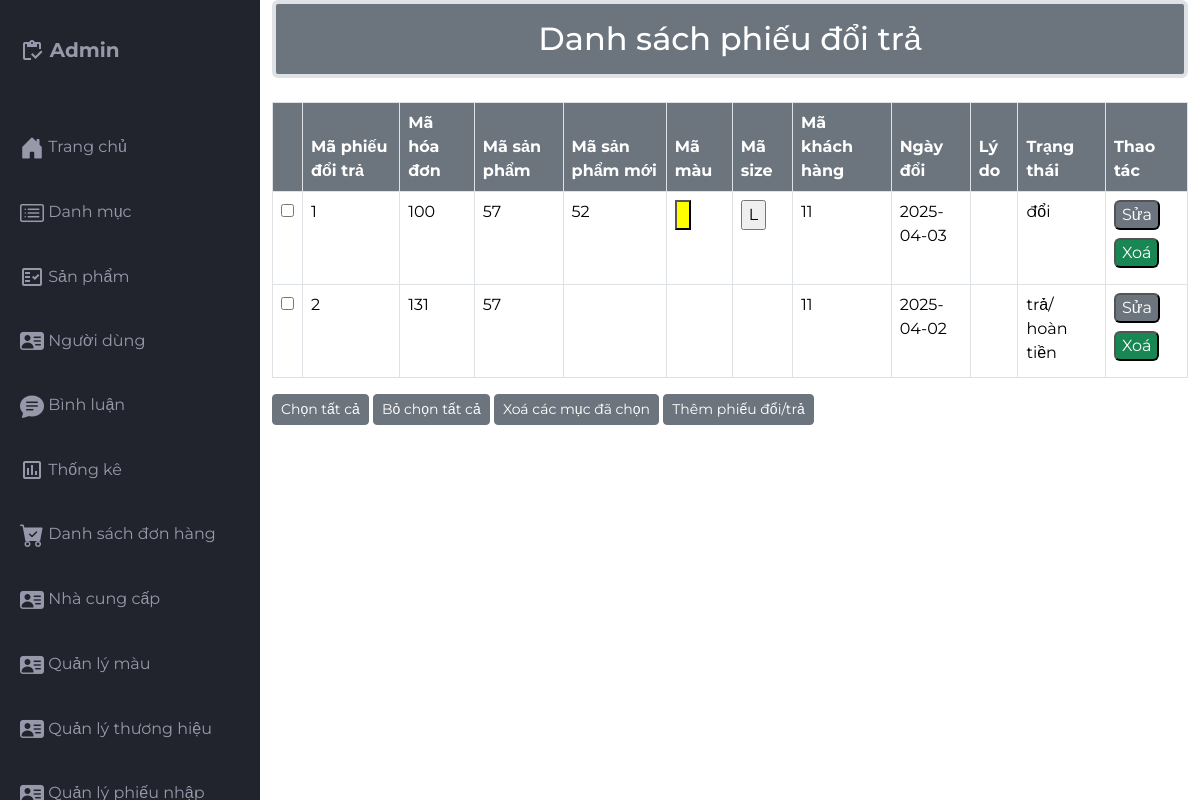
/src/Admin/indexadmin.php?act=doitra (signed in), run on the app's committed database.
### tables this page shows
CREATE TABLE `phieu_doi` (
  `id` int(10) NOT NULL,
  `order_id` int(11) NOT NULL,
  `pro_id` int(10) NOT NULL,
  `pro_moi_id` int(10) DEFAULT NULL,
  `color_id` int(10) DEFAULT NULL,
  `size_id` int(10) DEFAULT NULL,
  `kh_id` int(11) NOT NULL,
  `ngay_doi` date DEFAULT NULL,
  `ly_do` text DEFAULT NULL,
  `trang_thai` varchar(50) DEFAULT NULL
);

CREATE TABLE `size` (
  `size_id` int(10) NOT NULL COMMENT 'ID size',
  `size_name` varchar(50) NOT NULL COMMENT 'Tên size'
);

### src/app/model/connectdb.php (called while the page is built, shortened)
<?php
function get_connect()
{
    try {
        $conn = new PDO("mysql:host=localhost;dbname=da1;charset=utf8", "root", "");
        $conn->setAttribute(PDO::ATTR_ERRMODE, PDO::ERRMODE_EXCEPTION);
        return $conn;
    } catch (Exception $e) {
        echo 'Kết nối thất bại: ' . $e->getMessage();
        return null;
    }
}
function pdo_queryall($sql)
{
    $thamso = array_slice(func_get_args(), 1);
    $conn = get_connect();
    try {
        $exe = $conn->prepare($sql);
        $exe->execute($thamso);
        return $exe->fetchAll(PDO::FETCH_ASSOC);
    } catch (Exception $e) {
        echo 'Thao tác thất bại: ' . $e->getMessage();
    } finally {
        unset($conn);
    }
}
function pdo_query_one($sql)
{
    $thamso = array_slice(func_get_args(), 1);
    $conn = get_connect();
    try {
        $exe = $conn->prepare($sql);
        $exe->execute($thamso);
        return $exe->fetch(PDO::FETCH_ASSOC);
    } catch (Exception $e) {
        echo 'Thao tác thất bại: ' . $e->getMessage();
    } finally {
        unset($conn);
    }
}

### src/app/model/doitra.php (called while the page is built, shortened)
<?php
function getallpd(){
    $sql = "SELECT
                id,
                order_id,
                pro_id,
                pro_moi_id,
                color_id,
                size_id,
                kh_id,
                ngay_doi,
                ly_do,
                trang_thai
            FROM phieu_doi";
    $result = pdo_queryall($sql);
    return $result;
}
?>

### src/app/model/color.php (called while the page is built, shortened)
<?php
    function query_onecolor($id){
        $sql = "select * from color where color_id = $id";
        $result = pdo_query_one($sql);
        return $result;
    }
?>

### src/app/model/size.php (called while the page is built, shortened)
<?php
    function query_onesize($id){
        $sql = "select * from size where size_id = $id";
        $result = pdo_query_one($sql);
        return $result;
    }
?>

### src/Admin/phieudoitra/doitra.php (the view)
<div class="container">
    <h2 class="border border-4 mb-4 text-bg-secondary p-3 text-center rounded">Danh sách phiếu đổi trả</h2>
    <div class="table-responsive">
        <table class="table table-bordered">
            <thead>
                <tr>
                    <Th class="text-bg-secondary"></Th>
                    <th class="text-bg-secondary">Mã phiếu đổi trả</th>
                    <th class="text-bg-secondary">Mã hóa đơn</th>
                    <th class="text-bg-secondary">Mã sản phẩm</th>
                    <th class="text-bg-secondary">Mã sản phẩm mới</th>
                    <th class="text-bg-secondary">Mã màu</th>
                    <th class="text-bg-secondary">Mã size</th>
                    <th class="text-bg-secondary">Mã khách hàng</th>
                    <Th class="text-bg-secondary">Ngày đổi</Th>
                    <Th class="text-bg-secondary">Lý do</Th>
                    <Th class="text-bg-secondary">Trạng thái</Th>
                    <Th class="text-bg-secondary">Thao tác</Th>
                </tr>
            </thead>
            <tbody>
            <?php foreach ($listdoitra as $itemdt) {
                              extract($itemdt);
                 $color = !empty($color_id) ? query_onecolor($color_id) : null;
                $size = !empty($size_id) ? query_onesize($size_id) : null;
?>
<tr>
    <td><input type="checkbox" name="checkbox[]" value="<?= $id ?>"></td>
        <td><?= $id ?></td>
        <td><?= $order_id ?></td>
        <td><?= $pro_id ?></td>
        <td><?= $pro_moi_id ?></td>
        <td><?php if ($color): ?>
            <input type="button" style="background-color: <?= $color['color_ma'] ?>;" class="">
        <?php else: ?>
            <div></div>
        <?php endif; ?></td>
        <td> <?php if ($size): ?>
            <input type="button" class="" value="<?= $size['size_name'] ?>">
        <?php else: ?>
            <div></div>
        <?php endif; ?></td>
        <td><?= $kh_id ?></td>
        <td><?= $ngay_doi ?></td>
        <td><?= $ly_do ?></td>
        <td><?= $trang_thai ?></td>
    <td>
        <a href="indexadmin.php?act=suadonhang&order_id=<?= $id ?>" class="mb-2">
            <input class="mb-2 text-bg-secondary rounded" type="button" value="Sửa">
        </a>
        <a href="indexadmin.php?act=xoadt&id=<?= $id ?>">
            <input class="mb-2 text-bg-success rounded" onclick="return confirm('Bạn có chắc muốn xoá ?')" type="button" value="Xoá">
        </a>
    </td>
</tr>
<?php  } ?>
            </tbody>
        </table>
    </div>
    <div class="">
        <button type="button" class="btn btn-secondary btn-sm ">Chọn tất cả</button>
        <button type="button" class="btn btn-secondary btn-sm">Bỏ chọn tất cả</button>
        <button type="button" class="btn btn-secondary btn-sm">Xoá các mục đã chọn</button>
        <a href="indexadmin.php?act=adddt1">
            <button type="button" class="btn btn-secondary btn-sm">Thêm phiếu đổi/trả</button>
        </a>
    </div>
</div>

### src/Admin/css/styles.css (style rules this page uses)
body { margin: 0; padding: 0; box-sizing: border-box; background-color: #e6e8ed; color: #666666; font-family: "Montserrat", sans-serif; }

### data on the page
phieu_doi: order "100", pro "57", pro_moi "52", size.size_name "L", kh "11", ngay_doi "2025-04-03", trang_thai "đổi"
phieu_doi: id "2", order "131", pro "57", kh "11", ngay_doi "2025-04-02", trang_thai "trả/ hoàn tiền"
